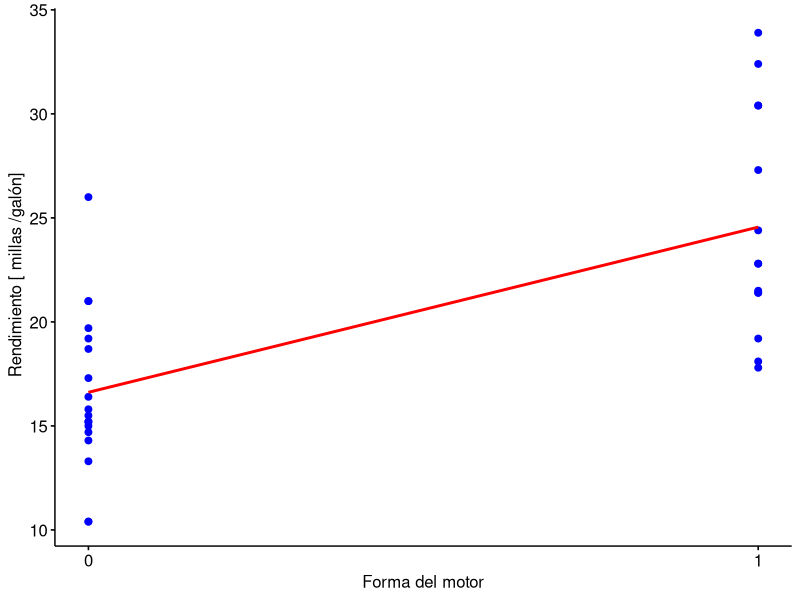
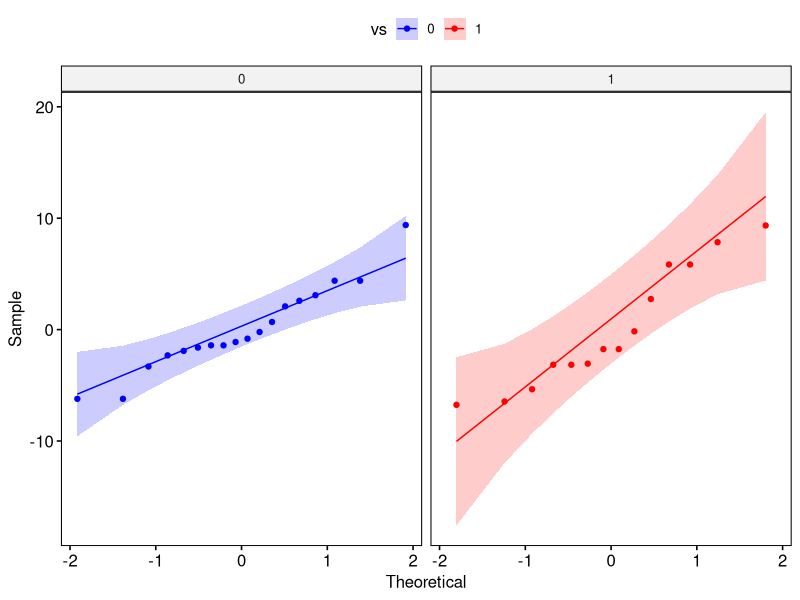

These charts were generated, in order, by the following R code:
library ( ggpubr )
# Cargar los datos .
datos <- mtcars

# Ajustar modelo con R.
modelo <- lm( mpg ~ vs , data = datos )
print ( summary ( modelo ) )

# Graficar el modelo .
p <- ggscatter ( datos , x = "vs", y = "mpg", color = "blue", fill = "blue",xlab = " Forma del motor ", ylab = " Rendimiento [ millas /galón]", xticks.by = 1)

p <- p + geom_smooth ( method = lm , se = FALSE , colour = "red")
print ( p )

# Crear grá ficos para evaluar el modelo .
#plot ( modelo )

# Graficar residuos .
residuos <- modelo$residuals
datos <- cbind ( datos , residuos )
datos [["vs"]] <- factor ( datos [["vs"]])

r <- ggqqplot ( datos , x ="residuos", facet.by ="vs", color = "vs", palette = c("blue", "red") )

print ( r )